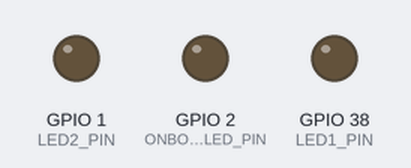
Simulated run of this program. Board: ESP32-S3. Parts: output pins drawn as LEDs (lit = HIGH). What the program prints to the serial monitor is not drawn.

Above: at 5.6 s.
Timing chart, 0 to 8.3 s (numbered marks = the images above):
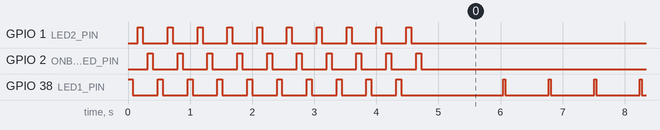

The program:

main.cpp
```cpp
// (licence header left out)
#include "setup.h"
#include "app.h"

void setup(){
  App_setup();
}

void loop(){
  App_loop();
}
```

app.h
```cpp
// (licence header left out)
#ifndef _app_h_
#define _app_h_

//--Includes
#include <Arduino.h>
#include "config.h"
#include "leds.h"

//--Prototypes
void App_loop(void);

#endif
```

leds.h
```cpp
// (licence header left out)
#ifndef _leds_h_
#define _leds_h_

#include <Arduino.h>
#include "config.h"

enum led_states{
    LED_ON,
    LED_OFF,
    LED_WAIT_ON,
    LED_WAIT_OFF,
    LED_STOP
};

//--Prototypes
void welcome(void);
void blink_led(uint16_t led_delay, uint8_t led_pin);
void FSM_led_init(uint16_t time_on,uint16_t time_off);
void FSM_led(uint8_t led_pin);


#endif
```

setup.h
```cpp
// (licence header left out)
#ifndef _setup_h_
#define _setup_h_

//--Includes
#include <Arduino.h>
#include "config.h"
#include "leds.h"

//--Prototypes
void App_setup(void);

#endif
```

app.cpp
```cpp
/*********************************************************************************
 *
 *                       ELECTRONICA II UTN - FRRO                                *
 *
 * *******************************************************************************/

//===================[File header]================================================
// File:                app.cpp
// Author:              Marcelo Castello (https://github.com/mcastellogh)
// Licence:             GPLV3+
// Version:             1.0.0
// Date:                Mayo 2025
// Info:                Proyect template for PCB Electrónica II

//====================[Use & storage]============================================
// PCB:                 NodeMCU
// Plataforma:          ESP32S3
// Use:                 Template
// Folder:              PCB_ledTTL
// Proyect name:        PCB_ledTTL

//====================[ToDo]=====================================================
//
//
//
//====================[Bugs]=====================================================
//
//
//
//====================[Commits]==================================================
//
// Last commit:
//
//===================[End file header]===========================================


//--Includes
#include "app.h"

uint16_t led_delay=200;

//--Functions
void App_loop(void){
    //blink_led(led_delay,LED1_PIN);
    FSM_led(LED1_PIN);
}
```

leds.cpp
```cpp
// (licence header left out)
#include "leds.h"


//--Local variables

uint8_t FSM_led_state;
uint32_t FSM_led_crono;
uint16_t toff;
uint16_t ton;

void FSM_led_init(uint16_t time_on,uint16_t time_off){
    FSM_led_state=LED_OFF;
    FSM_led_crono = millis();
    ton=time_on;
    toff=time_off;
}

//--Do welcome by flashing leds
void welcome(void){
  for(int i=0;i<10;i++){
      digitalWrite(LED1_PIN,HIGH);
      delay(80);
      digitalWrite(LED1_PIN,LOW);
      delay(80);
      digitalWrite(LED2_PIN,HIGH);
      delay(80);
      digitalWrite(LED2_PIN,LOW);
      delay(80);
      digitalWrite(LED3_PIN,HIGH);
      delay(80);
      digitalWrite(LED3_PIN,LOW);
      delay(80);
  }
  delay(500);
}

//--Blink led by delay
void blink_led(uint16_t led_delay, uint8_t led_pin){
  digitalWrite(led_pin,HIGH);
  delay(led_delay);
  digitalWrite(led_pin,LOW);
  delay(led_delay);
}

//--Blink led with configurable time on/off and FSM
void FSM_led(uint8_t led_pin){
  switch (FSM_led_state){
    case LED_ON:
      digitalWrite(led_pin, HIGH);
      FSM_led_crono = millis();
      FSM_led_state = LED_WAIT_ON;
      break;
    case LED_OFF:
      digitalWrite(led_pin, LOW);
      FSM_led_crono = millis();
      FSM_led_state = LED_WAIT_OFF;
      break;
    case LED_WAIT_OFF:
      if (millis() - FSM_led_crono >= toff){
        FSM_led_state = LED_ON;
      }
      break;
    case LED_WAIT_ON:
      if (millis() - FSM_led_crono >= ton){
        FSM_led_state = LED_OFF;
      }
      break;
    case LED_STOP:
      digitalWrite(led_pin, LOW);
      break;
    default:
      FSM_led_state = LED_OFF;
      break;
  }
}
```

setup.cpp
```cpp
// (licence header left out)
#include "setup.h"

//--Harcoded local variables
const char * device_name="device01";
const char * device_type="LedDriver";


void App_setup(void){
    Serial.begin(SERIAL_BAUDRATE);

    //--PINS
    pinMode(ONBOARD_LED_PIN,OUTPUT);
    pinMode(LED1_PIN,OUTPUT);
    pinMode(LED2_PIN,OUTPUT);
    pinMode(LED3_PIN,OUTPUT);

    welcome();
    FSM_led_init(30,700);

    //--Presentation
    Serial.printf("\r\nCátedra de Electrónica II UTN-FRRO\r\n");
    Serial.printf("Hello, I'm %s, and my name is %s\r\n",device_type,device_name);
    Serial.println("At the moment I only flash a led. I invite you to code me!");
}
```

config.h
```cpp
// (licence header left out)
#ifndef _config_h_
#define _config_h_

//--Includes
#include <Arduino.h>

//--Hardware PINS definitions
#define ONBOARD_LED_PIN             2
#define LED1_PIN                    38
#define LED2_PIN                    1
#define LED3_PIN                    2


//--Software constants
#define SERIAL_BAUDRATE             19200

//--Prototypes
void App_setup(void);
void App_loop(void);


#endif
```

Measured:
- by itself, GPIO 38 (LED1_PIN): goes 9 × (LOW 0.40 s, HIGH 0.08 s), LOW 1.6 s, 169 × (HIGH 0.03 s, LOW 0.70 s), HIGH 0.03 s, then LOW
